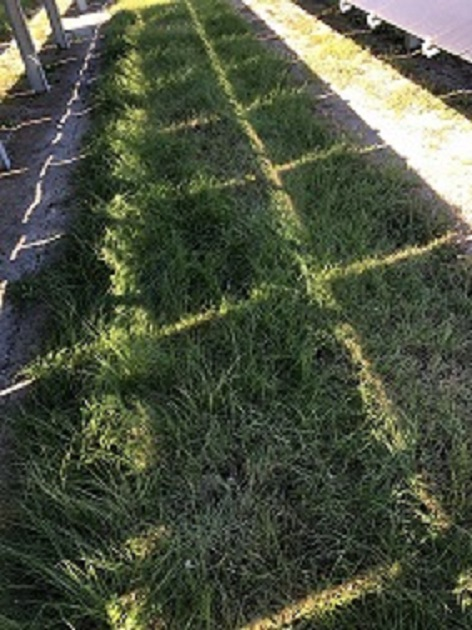
#> input picture egoat/test.png, 472 x 630 px
$ python backgroundmog.py   (older library calls are emulated)
#> lines starting #> are read from the running program, lines starting #| are printed output that depends on the picture
import cv2
import numpy as np

img = cv2.imread('test.png', -1)
#> img is the input picture: shape (630, 472, 3); mean B, G, R 65, 83.2, 76.5

rgb_planes = cv2.split(img)

result_planes = []
result_norm_planes = []
for plane in rgb_planes:
    dilated_img = cv2.dilate(plane, np.ones((7,7), np.uint8))
    bg_img = cv2.medianBlur(dilated_img, 21)
    diff_img = 255 - cv2.absdiff(plane, bg_img)
    norm_img = cv2.normalize(diff_img, None, alpha=0, beta=255, norm_type=cv2.NORM_MINMAX, dtype=cv2.CV_8UC1)
    result_planes.append(diff_img)
    result_norm_planes.append(norm_img)
#> this loop made 3 passes
#> pass 1, `dilated_img = cv2.dilate(plane, np.ones((7,7), np.uint8))`:
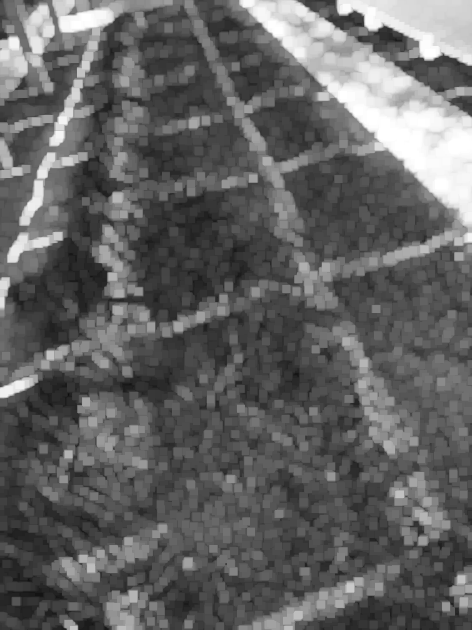
#> dilated_img: shape (630, 472); min 14, max 255, mean 98.9
#> pass 1, `bg_img = cv2.medianBlur(dilated_img, 21)`:
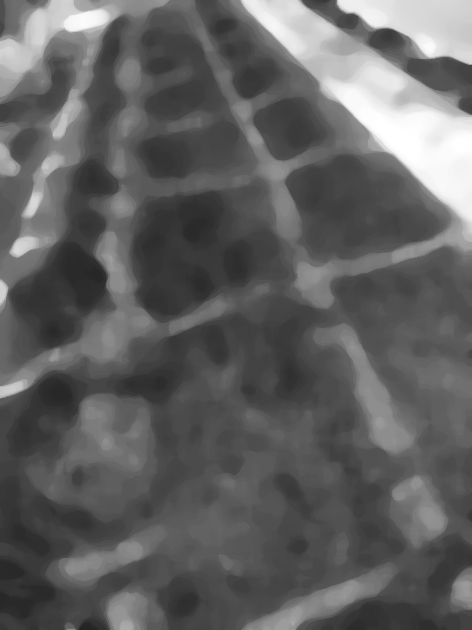
#> bg_img: shape (630, 472); min 36, max 255, mean 97.3
#> pass 1, `diff_img = 255 - cv2.absdiff(plane, bg_img)`:
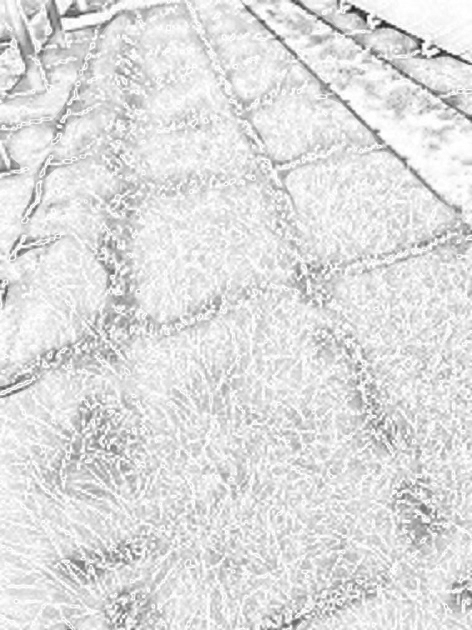
#> diff_img: shape (630, 472); min 29, max 255, mean 221.7
#> after the loop:
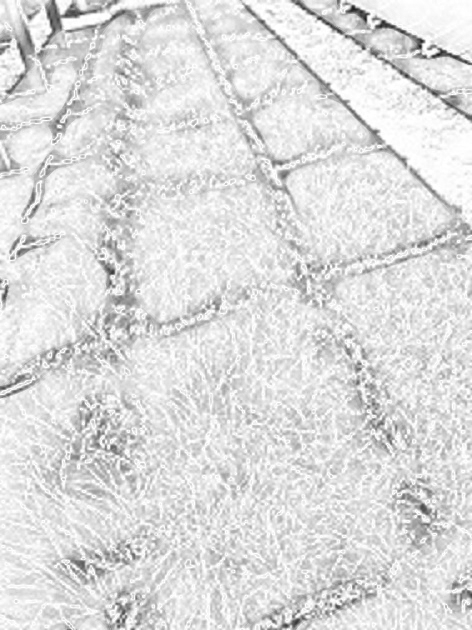
#> diff_img: shape (630, 472); min 31, max 255, mean 220.5
#> after the loop:
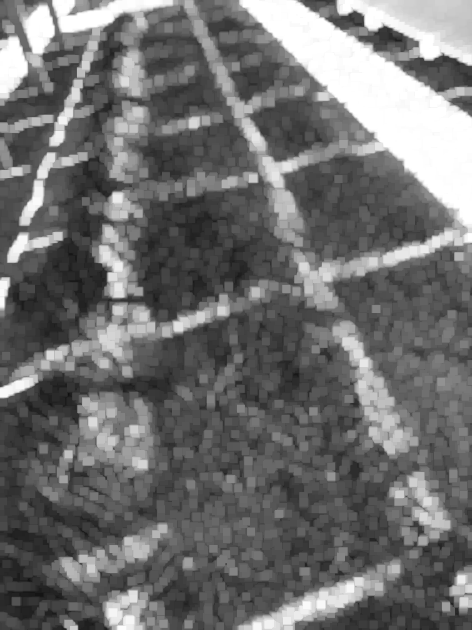
#> dilated_img: shape (630, 472); min 16, max 255, mean 111.6
#> after the loop, result_norm_planes = 3 items; result_planes = 3 items

result = cv2.merge(result_planes)
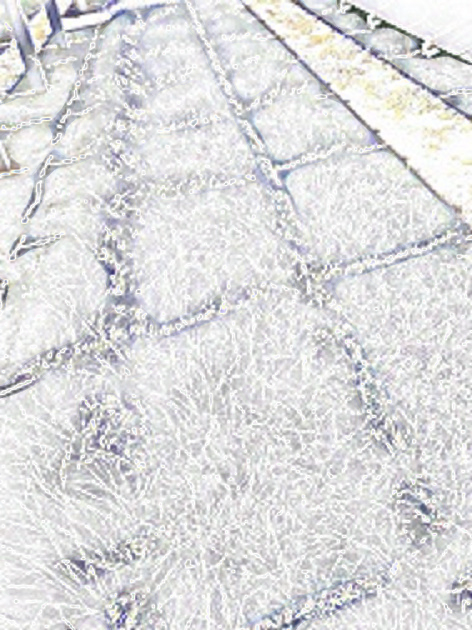
#> result: shape (630, 472, 3); mean of channels 0, 1, 2 221.7, 220.6, 220.5; drawn as B, G, R
result_norm = cv2.merge(result_norm_planes)

cv2.imshow('shadows_out.png', result)
cv2.imshow('shadows_out_norm.png', result_norm)

cv2.waitKey(0)

$ run again, with egoat/image0.jpg saved as egoat/test.png
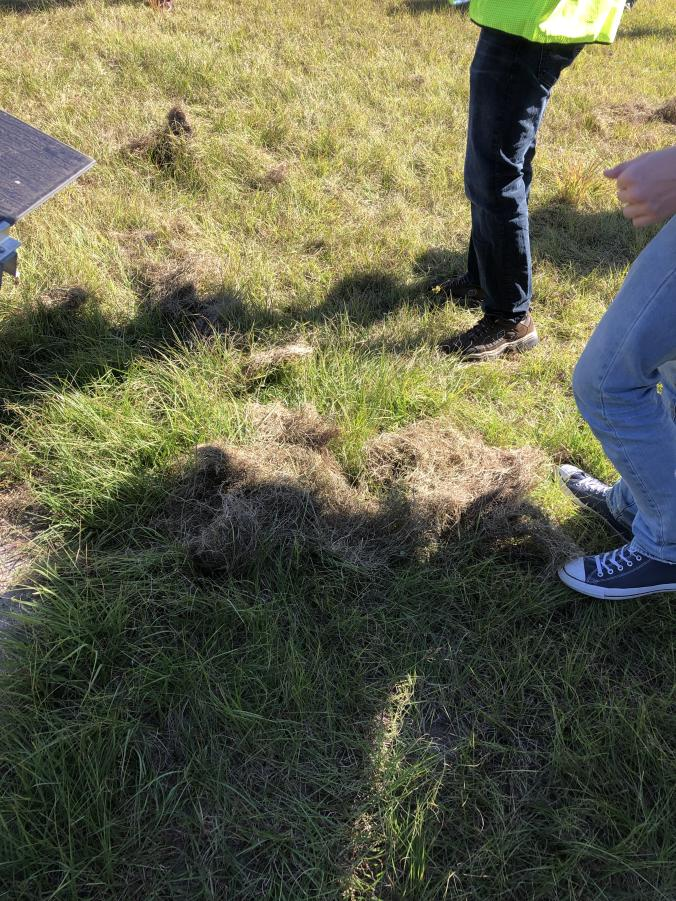
#> input picture egoat/image0.jpg, 676 x 901 px
#> img is the input picture: shape (901, 676, 3); mean B, G, R 76, 100.6, 100.5
#> the loop `for plane in rgb_planes:` made 3 passes
#> after the loop `for plane in rgb_planes:`:
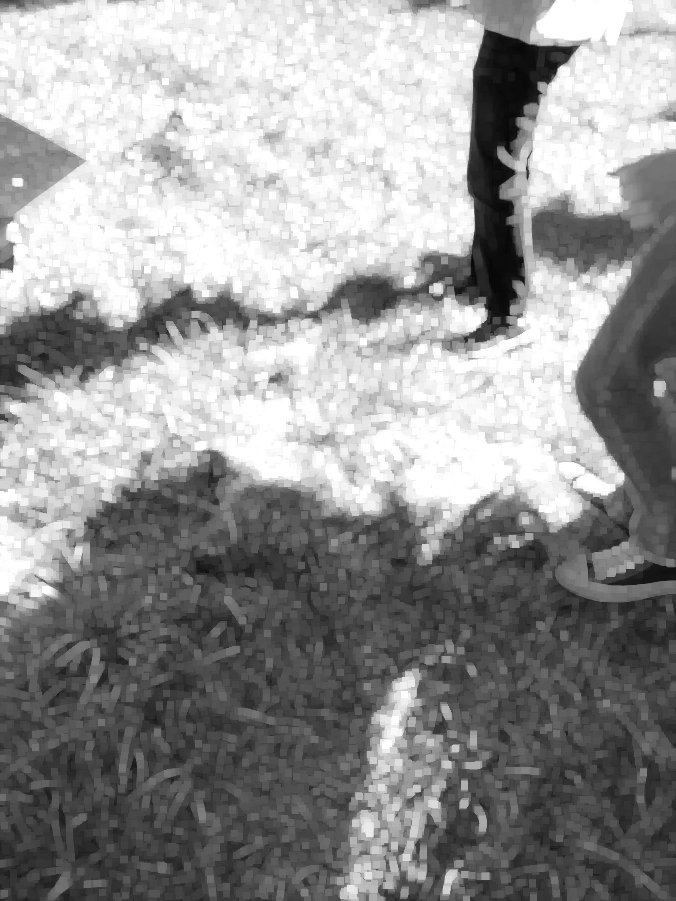
#> dilated_img: shape (901, 676); min 6, max 255, mean 148.8
#> after the loop `for plane in rgb_planes:`: result_norm_planes = 3 items
#> `result = cv2.merge(result_planes)`:
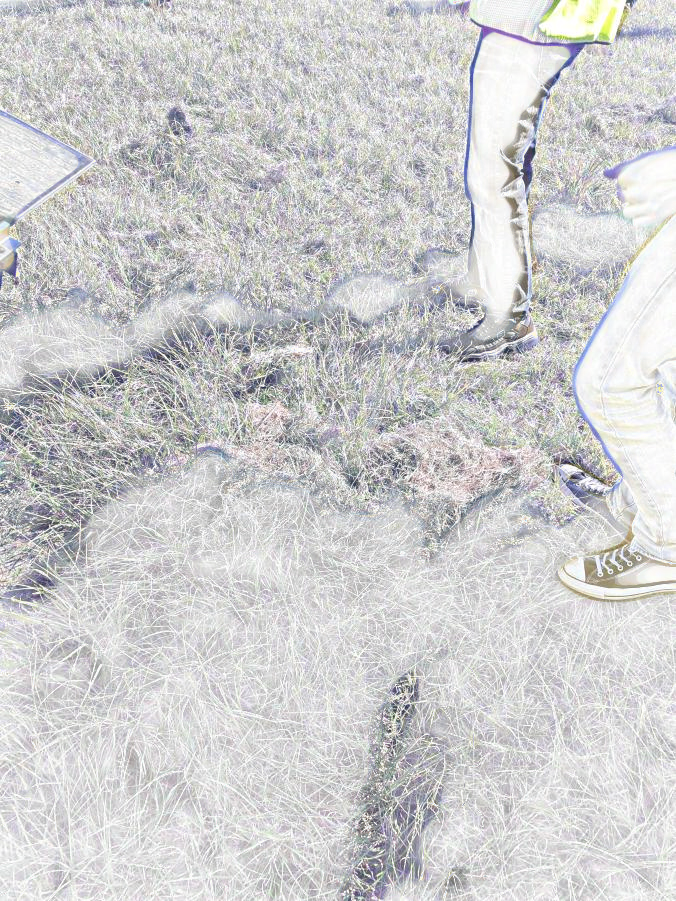
#> result: shape (901, 676, 3); mean of channels 0, 1, 2 206.5, 206, 206.1; drawn as B, G, R

$ run again, with egoat/image1.jpeg saved as egoat/test.png
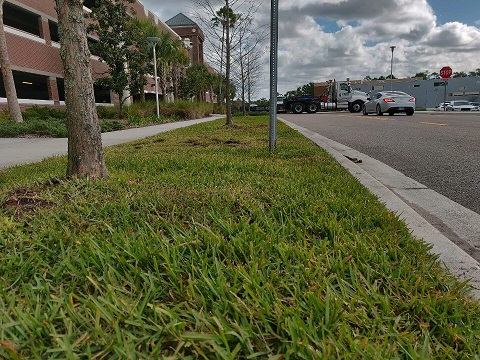
#> input picture egoat/image1.jpeg, 480 x 360 px
#> img is the input picture: shape (360, 480, 3); mean B, G, R 65.3, 95.2, 92.4
#> the loop `for plane in rgb_planes:` made 3 passes
#> after the loop `for plane in rgb_planes:`:
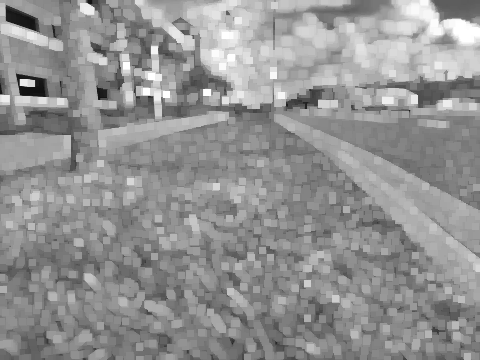
#> dilated_img: shape (360, 480); min 15, max 255, mean 146.5
#> after the loop `for plane in rgb_planes:`: result_norm_planes = 3 items
#> `result = cv2.merge(result_planes)`:
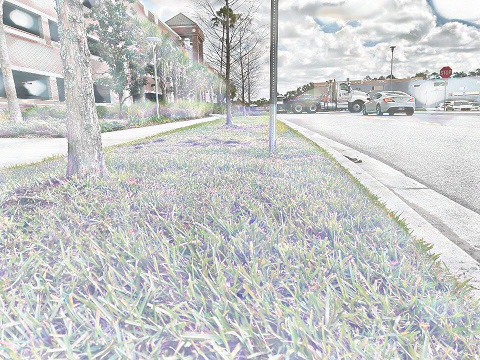
#> result: shape (360, 480, 3); mean of channels 0, 1, 2 202, 202.5, 200.5; drawn as B, G, R

$ run again, with egoat/image2.jpg saved as egoat/test.png
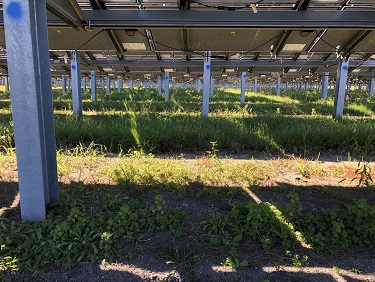
#> input picture egoat/image2.jpg, 375 x 282 px
#> img is the input picture: shape (282, 375, 3); mean B, G, R 69, 80.1, 78.6
#> the loop `for plane in rgb_planes:` made 3 passes
#> after the loop `for plane in rgb_planes:`:
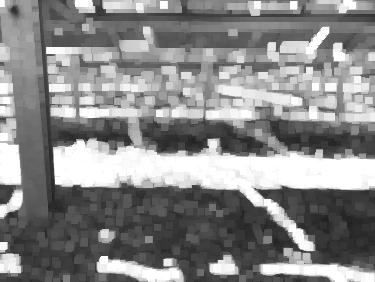
#> dilated_img: shape (282, 375); min 29, max 255, mean 136.7
#> after the loop `for plane in rgb_planes:`: result_norm_planes = 3 items
#> `result = cv2.merge(result_planes)`:
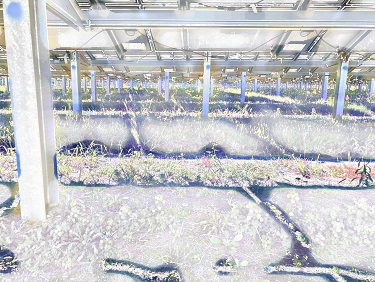
#> result: shape (282, 375, 3); mean of channels 0, 1, 2 202.4, 199.2, 197.8; drawn as B, G, R
